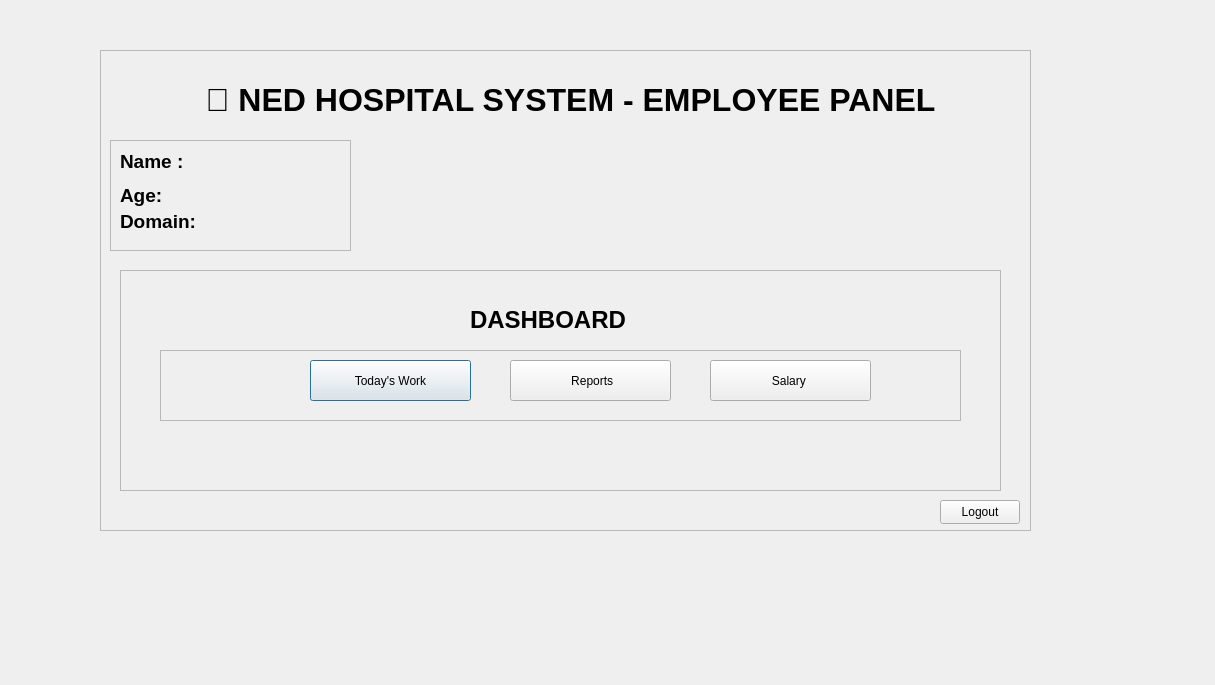
<?xml version="1.0" encoding="UTF-8"?>
<ui version="4.0">
 <class>employeedashboard</class>
 <widget class="QDialog" name="employeedashboard">
  <property name="geometry">
   <rect>
    <x>0</x>
    <y>0</y>
    <width>1215</width>
    <height>685</height>
   </rect>
  </property>
  <property name="windowTitle">
   <string>Dialog</string>
  </property>
  <widget class="QFrame" name="employeedashboardframe">
   <property name="geometry">
    <rect>
     <x>100</x>
     <y>50</y>
     <width>931</width>
     <height>481</height>
    </rect>
   </property>
   <property name="frameShape">
    <enum>QFrame::Shape::StyledPanel</enum>
   </property>
   <property name="frameShadow">
    <enum>QFrame::Shadow::Raised</enum>
   </property>
   <widget class="QLabel" name="employeedashboardtitleLabel">
    <property name="geometry">
     <rect>
      <x>80</x>
      <y>20</y>
      <width>781</width>
      <height>61</height>
     </rect>
    </property>
    <property name="text">
     <string>&lt;html&gt;&lt;head/&gt;&lt;body&gt;&lt;p align=&quot;center&quot;&gt;&lt;span style=&quot; font-size:24pt; font-weight:700;&quot;&gt;🏥 NED HOSPITAL SYSTEM - EMPLOYEE PANEL&lt;/span&gt;&lt;/p&gt;&lt;/body&gt;&lt;/html&gt;</string>
    </property>
   </widget>
   <widget class="QFrame" name="employeedashboardframe2">
    <property name="geometry">
     <rect>
      <x>10</x>
      <y>90</y>
      <width>241</width>
      <height>111</height>
     </rect>
    </property>
    <property name="frameShape">
     <enum>QFrame::Shape::StyledPanel</enum>
    </property>
    <property name="frameShadow">
     <enum>QFrame::Shadow::Raised</enum>
    </property>
    <widget class="QLabel" name="employeedashboardnameLabel">
     <property name="geometry">
      <rect>
       <x>10</x>
       <y>10</y>
       <width>71</width>
       <height>21</height>
      </rect>
     </property>
     <property name="text">
      <string>&lt;html&gt;&lt;head/&gt;&lt;body&gt;&lt;p&gt;&lt;span style=&quot; font-size:14pt; font-weight:700;&quot;&gt;Name :&lt;/span&gt;&lt;/p&gt;&lt;/body&gt;&lt;/html&gt;</string>
     </property>
    </widget>
    <widget class="QLabel" name="employeedashboardageLabel">
     <property name="geometry">
      <rect>
       <x>10</x>
       <y>40</y>
       <width>41</width>
       <height>31</height>
      </rect>
     </property>
     <property name="text">
      <string>&lt;html&gt;&lt;head/&gt;&lt;body&gt;&lt;p&gt;&lt;span style=&quot; font-size:14pt; font-weight:700;&quot;&gt;Age:&lt;/span&gt;&lt;/p&gt;&lt;/body&gt;&lt;/html&gt;</string>
     </property>
    </widget>
    <widget class="QLabel" name="employeedashboarddomainLabel">
     <property name="geometry">
      <rect>
       <x>10</x>
       <y>70</y>
       <width>81</width>
       <height>21</height>
      </rect>
     </property>
     <property name="text">
      <string>&lt;html&gt;&lt;head/&gt;&lt;body&gt;&lt;p&gt;&lt;span style=&quot; font-size:14pt; font-weight:700;&quot;&gt;Domain:&lt;/span&gt;&lt;/p&gt;&lt;/body&gt;&lt;/html&gt;</string>
     </property>
    </widget>
   </widget>
   <widget class="QFrame" name="employeedashboardframe3">
    <property name="geometry">
     <rect>
      <x>20</x>
      <y>220</y>
      <width>881</width>
      <height>221</height>
     </rect>
    </property>
    <property name="frameShape">
     <enum>QFrame::Shape::StyledPanel</enum>
    </property>
    <property name="frameShadow">
     <enum>QFrame::Shadow::Raised</enum>
    </property>
    <widget class="QLabel" name="employeedashboardsubtitleLabel">
     <property name="geometry">
      <rect>
       <x>350</x>
       <y>30</y>
       <width>161</width>
       <height>41</height>
      </rect>
     </property>
     <property name="text">
      <string>&lt;html&gt;&lt;head/&gt;&lt;body&gt;&lt;p&gt;&lt;span style=&quot; font-size:18pt; font-weight:700;&quot;&gt;DASHBOARD&lt;/span&gt;&lt;/p&gt;&lt;/body&gt;&lt;/html&gt;</string>
     </property>
    </widget>
    <widget class="QFrame" name="employeedashboardframe4">
     <property name="geometry">
      <rect>
       <x>40</x>
       <y>80</y>
       <width>801</width>
       <height>71</height>
      </rect>
     </property>
     <property name="frameShape">
      <enum>QFrame::Shape::StyledPanel</enum>
     </property>
     <property name="frameShadow">
      <enum>QFrame::Shadow::Raised</enum>
     </property>
     <widget class="QPushButton" name="employeedashboardworkbtn">
      <property name="geometry">
       <rect>
        <x>150</x>
        <y>10</y>
        <width>161</width>
        <height>41</height>
       </rect>
      </property>
      <property name="text">
       <string>Today's Work</string>
      </property>
     </widget>
     <widget class="QPushButton" name="employeedashboardreportbbtn">
      <property name="geometry">
       <rect>
        <x>350</x>
        <y>10</y>
        <width>161</width>
        <height>41</height>
       </rect>
      </property>
      <property name="text">
       <string> Reports</string>
      </property>
     </widget>
     <widget class="QPushButton" name="employeedashboardsalarybtn">
      <property name="geometry">
       <rect>
        <x>550</x>
        <y>10</y>
        <width>161</width>
        <height>41</height>
       </rect>
      </property>
      <property name="text">
       <string>Salary </string>
      </property>
     </widget>
    </widget>
   </widget>
   <widget class="QPushButton" name="employeedashboardlogoutbtn">
    <property name="geometry">
     <rect>
      <x>840</x>
      <y>450</y>
      <width>80</width>
      <height>24</height>
     </rect>
    </property>
    <property name="text">
     <string>Logout</string>
    </property>
   </widget>
  </widget>
 </widget>
 <resources/>
 <connections/>
</ui>
